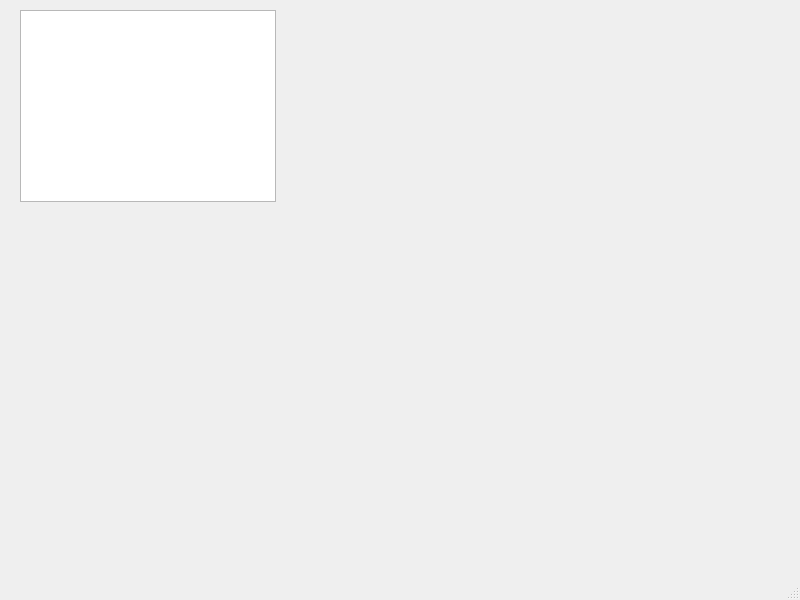
<?xml version="1.0" encoding="UTF-8"?>
<ui version="4.0">
 <class>MainWindow</class>
 <widget class="QMainWindow" name="MainWindow">
  <property name="geometry">
   <rect>
    <x>0</x>
    <y>0</y>
    <width>800</width>
    <height>600</height>
   </rect>
  </property>
  <property name="windowTitle">
   <string>MainWindow</string>
  </property>
  <widget class="QWidget" name="centralwidget">
   <widget class="QGraphicsView" name="graphicsView">
    <property name="geometry">
     <rect>
      <x>20</x>
      <y>10</y>
      <width>256</width>
      <height>192</height>
     </rect>
    </property>
   </widget>
  </widget>
  <widget class="QMenuBar" name="menubar">
   <property name="geometry">
    <rect>
     <x>0</x>
     <y>0</y>
     <width>800</width>
     <height>21</height>
    </rect>
   </property>
  </widget>
  <widget class="QStatusBar" name="statusbar"/>
 </widget>
 <resources/>
 <connections/>
</ui>
